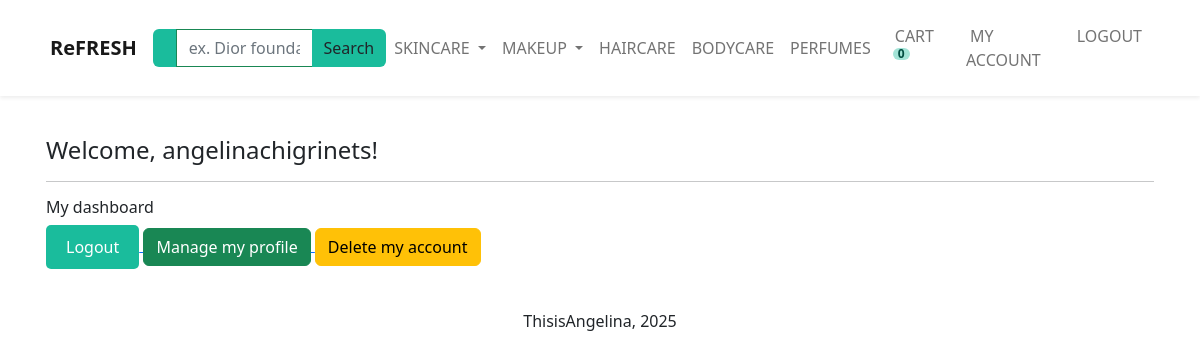
Page /account/dashboard/ (signed in) on the committed database.
### store/models.py (models this page shows, shortened)
class Category(models.Model):
    name = models.CharField(max_length=250, db_index=True)
    parent = models.ForeignKey('self', on_delete=models.CASCADE, related_name='children', blank=True, null=True)
    slug = models.SlugField('url', max_length=250, unique=True, null=False, editable=True)
    created_at = models.DateTimeField(auto_now_add=True)
    class Meta:
        unique_together = (['slug', 'parent'])
        verbose_name_plural = 'Categories'
    def get_absolute_url(self):
        return reverse("store:category_list", args = [str(self.slug)])

### account/views.py (the view)
# urls.py: path('dashboard/', v.view_dashboard, name='view_dashboard'),
@login_required
def view_dashboard(request):
    return render(request,'account/dashboard/view_dashboard.html')

### cart/cart.py (called while the page is built)
    def __len__(self):
        return sum(item['qty'] for item in self.cart.values())

### cart/context_processor.py (called while the page is built)
def get_cart(request):
    return {'cart': Cart(request)}

### store/context_processor.py (called while the page is built)
def categories(request):
    categories = Category.objects.all()
    return {'categories' : categories}

### account/templates/account/dashboard/view_dashboard.html
{%  extends "store/base.html" %}
{% load static %}
{% block content %}
    <br>
    <div class="container bg-white shadow-md p-3">
        <h4>Welcome, {{ user.username }}!</h4>
        <hr>
        <h6> My dashboard </h6>
        <a href="{% url 'account:logout' %}">
        <button class="btn btn-primary">
            Logout
            </button>
        </a>
        <a href="{% url 'account:manage_profile' %}">
            <button class="btn btn-success">
                Manage my profile
                </button>
        </a>
        <a href="{% url 'account:delete_account' %}">
            <button class="btn btn-warning">
                Delete my account
                </button>
        </a>
    </div>
{% endblock %}

### store/templates/store/_partials/_navbar.html (shortened to what this page needs)
<nav class="navbar navbar-expand-lg bg-white sticky-top navbar-light p-3 shadow-sm ">
    <div class="container">
        <a class="navbar-brand" href="{% url 'store:items' %}">
            <strong>ReFRESH</strong></a>
        <div class="collapse navbar-collapse" id="navbarNavDropdown">
            <form action="{% url 'store:search' %}" method="get">
            <div class="ms-auto d-none d-lg-block">
                <div class="input-group">
                    <span class="border-success input-group-text text-white search-button"></span>
                    <input type="text" name="q" placeholder="ex. Dior foundation" class="form-control border-success" style="color: #7a7a7a" />
                    <button class="btn btn-success text-dark search-button">Search</button>
                </div>
            </div>
        </form>
        <ul class="navbar-nav ms-auto">
            {% for category in categories %}
                {% if category.children.exists %}
                    <li class="nav-item dropdown">
                        <a class="nav-link dropdown-toggle" href="{{ category.get_absolute_url }}" id="navbarDropdownMenuLink"
                           data-bs-toggle="dropdown" aria-haspopup="true" aria-expanded="false">
                           {{ category.name|upper }}
                        </a>
                    </li>
                {% elif category.parent is None%}
                    <li class="nav-item">
                        <a class="nav-link" href="{{ category.get_absolute_url }}">{{ category.name|upper }}</a>
                    </li>
                {% endif %}
            {% endfor %}
        </ul>
            <ul class="navbar-nav ms-auto">
                <li class="nav-item">
                    <a class="nav-link mx-2 text-uppercase" href="{% url 'cart:cart_view' %}">  Cart
                        <span id="lblCartCount" class="badge badge-warning ">
                            {% with cart_qty=cart|length%}
                            {% if cart_qty > 0 %}
                            {{cart_qty}}
                            {% else %}
                            0
                            {% endif %}
                            {% endwith %}
                        </span>
                    </a>
                </li>
                {% if request.user.is_authenticated %}
                <li class="nav-item">
                    <a class="nav-link mx-2 text-uppercase" href="{% url 'account:view_dashboard' %}">My account</a>
                </li>
                <li class="nav-item">
                    <a class="nav-link mx-2 text-uppercase" href="{% url 'account:logout' %}"> Logout</a>
                </li>
                {% endif %}
            </ul>
        </div>
    </div>
</nav>

### store/static/store/css/main.css (style rules this page uses)
.badge { padding-left: 9px; padding-right: 9px; border-radius: 9px; background-color: #A3E4D7; color: #004D40; }
#lblCartCount { font-size: 12px; background: #A3E4D7; color: #004D40; padding: 0 5px; vertical-align: top; margin-left: -2px; }
.search-button { background-color: #1ABC9C; color: white; border: none; }
.btn-primary { background-color: #1ABC9C; color: white; border: none; padding: 10px 20px; font-size: 16px; border-radius: 5px; transition: background-color 0.3s ease-in-out, transform 0.2s ease-in-out; }

### rows in the picture
Category: name "SKINCARE"
Category: name "MAKEUP"
Category: name "HAIRCARE"
Category: name "BODYCARE"
Category: name "PERFUMES"

### other values in the picture
{{ user.username }} "angelinachigrinets"
